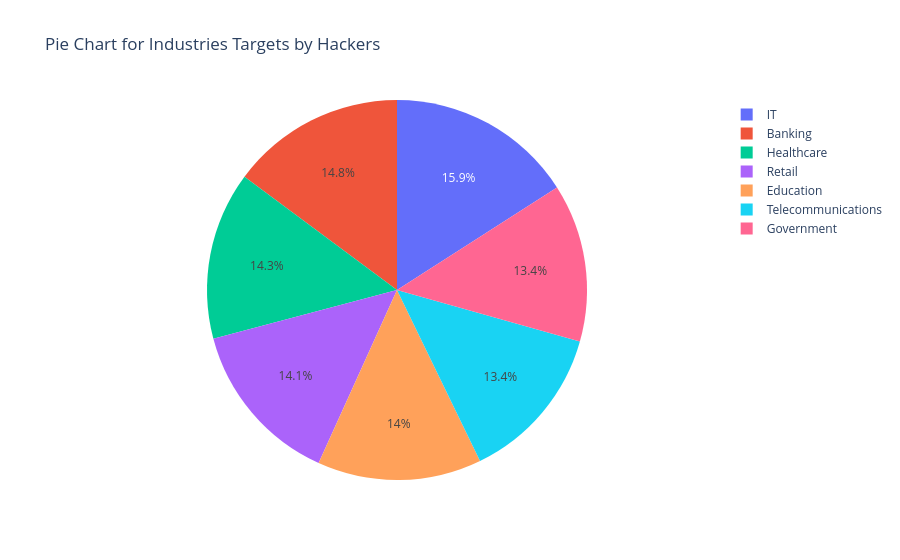

The notebook cell this image was saved under:
### Code cell
fix=px.pie(count,names="Target Industry",values="count",title="Pie Chart for Industries Targets by Hackers")
fix

### Figure 1 — Plotly figure (JSON) as saved in the notebook; plotly's stock layout.template omitted (floating-point values rounded to 4 significant figures)
{"data": [{"domain": {"x": [0, 1], "y": [0, 1]}, "hovertemplate": "Target Industry=%{label}<br>count=%{value}<extra></extra>", "labels": ["IT", "Banking", "Healthcare", "Retail", "Education", "Telecommunications", "Government"], "legendgroup": "", "name": "", "showlegend": true, "type": "pie", "values": [478, 445, 429, 423, 419, 403, 403]}], "layout": {"legend": {"tracegroupgap": 0}, "title": {"text": "Pie Chart for Industries Targets by Hackers"}}}
